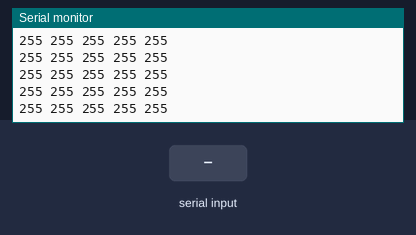
This sketch was run on a simulated Arduino Uno, built with avr-gcc and run on an emulated ATmega328P. On the bench: the last lines printed to the serial monitor. The test bench sets the inputs (shaded band). EEPROM starts erased.

Above: at 1.2 s.
1.3 s: "90,45\n" received over Serial
At 2.2 s:
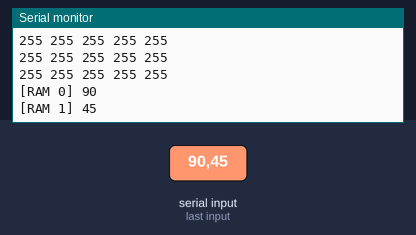
2.8 s: "0\n" received over Serial
5.8 s: "30,150\n" received over Serial
At 6.7 s:
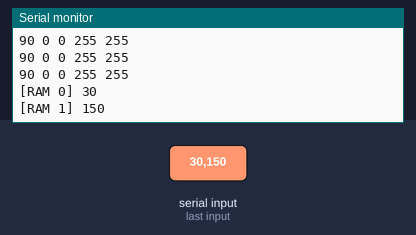
8.8 s: "5\n" received over Serial
At 9.6 s:
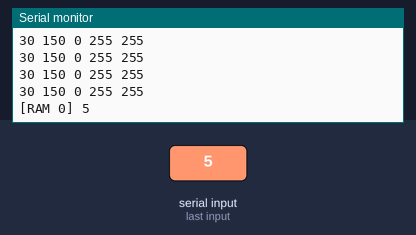
11.8 s: "0\n" received over Serial
Timing chart, 0 to 14.8 s (numbered marks = the images above; inputs shaded):
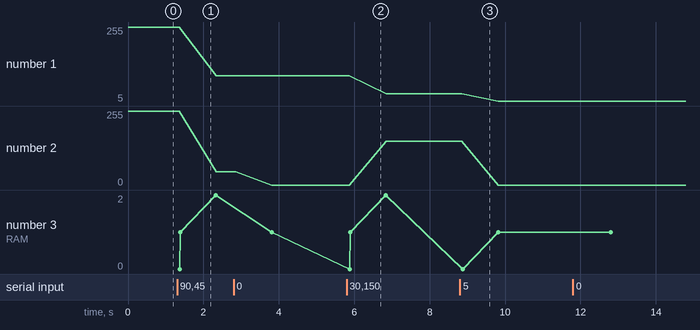

The sketch:

ardulight_romwrite.ino
```cpp
#include <EEPROM.h>
int RamPos = 0;

void setup() {
  // put your setup code here, to run once:
Serial.begin(9600);
}

void loop() {
  // put your main code here, to run repeatedly:
  Serial.print(EEPROM.read(0));
  Serial.print(" ");
  Serial.print(EEPROM.read(1));
  Serial.print(" ");
  Serial.print(EEPROM.read(2));
  Serial.print(" ");
  Serial.print(EEPROM.read(3));
  Serial.print(" ");
  Serial.println(EEPROM.read(4));
}

void serialEvent() {

  RamPos = 0;

  if (Serial.available()) {
    while (Serial.available()) {
      int c = Serial.parseInt();

      if ( c == 0 && RamPos == 0) {
        ;
      } else {
        Serial.print("[RAM ");
        Serial.print(RamPos);
        Serial.print("] ");
        Serial.println(c);
        EEPROM.write(RamPos, c);
      }

      RamPos += 1;
    }
  } else {
    RamPos = 0;
  }
 }
```

Measured:
- after the input at 1.3 s, the serial monitor: prints a new line after 0.08 s (image 1)
- after the input at 5.8 s, the serial monitor: prints a new line after 0.08 s (image 2)
- after the input at 8.8 s, the serial monitor: prints a new line after 0.07 s (image 3)
- plotted number 1: 255 → 90 after the input at 1.3 s, 90 → 30 after the input at 5.8 s, 30 → 5 after the input at 8.8 s
- plotted number 2: 255 → 45 after the input at 1.3 s, 0 → 150 after the input at 5.8 s
- plotted number 3: 1 → 2 after the input at 5.8 s
